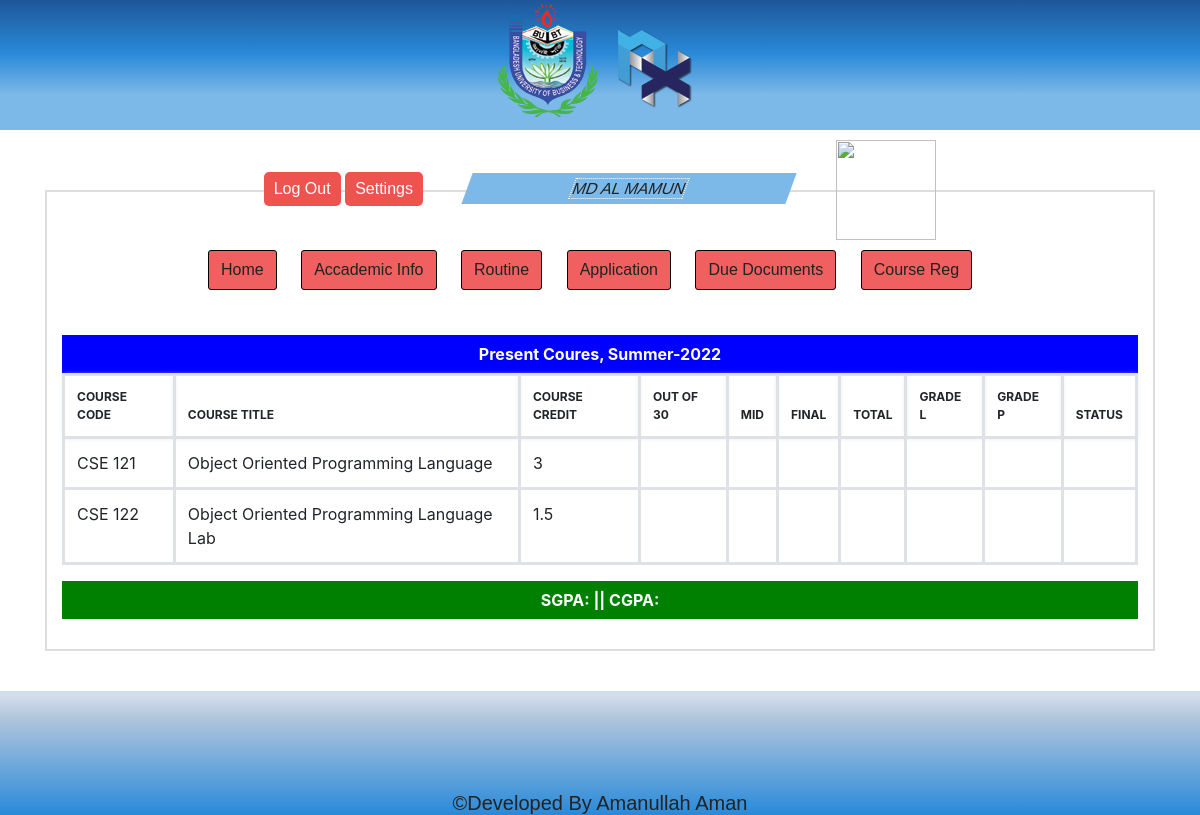
Page /student/std_present_crs.php (signed in) on the committed database.
### tables this page shows
CREATE TABLE `current_semester` (
  `semester_id` int(11) NOT NULL,
  `semester_name` varchar(255) NOT NULL,
  `semester_year` int(11) NOT NULL
);

CREATE TABLE `course_registration` (
  `course_reg_id` int(11) NOT NULL,
  `cr_student_id` varchar(255) NOT NULL,
  `cr_course_id` int(11) NOT NULL,
  `cr_dept_id` int(11) NOT NULL,
  `cr_intake_id` int(11) NOT NULL,
  `cr_section_id` int(11) NOT NULL,
  `cr_sem` varchar(255) NOT NULL
);

CREATE TABLE `courses` (
  `course_id` int(11) NOT NULL,
  `course_code` varchar(255) NOT NULL,
  `course_title` varchar(255) NOT NULL,
  `course_dept_id` int(11) DEFAULT NULL,
  `course_dept_name` varchar(255) NOT NULL,
  `course_batch_type` varchar(255) NOT NULL,
  `course_credits` double NOT NULL,
  `course_prerequisites` varchar(11) DEFAULT NULL,
  `cost_per_credit` int(11) NOT NULL,
  `course_total_cost` int(11) NOT NULL,
  `course_pdf` varchar(255) NOT NULL,
  `course_status` varchar(255) NOT NULL DEFAULT 'Running',
  `course_guiding` text
);

### student/std_present_crs.php (the view, shortened to what this page needs)
<?php include "includes/std_header.php"; ?>
<?php
global $connection;
$std_id=$_SESSION['std_id'];
$std_dept_id=$_SESSION['std_dept_id'];
$std_intake_id=$_SESSION['std_intake_id'];
$select_query = "SELECT * FROM current_semester";
$select_query_rslt = mysqli_query($connection,$select_query);
$row = mysqli_fetch_array($select_query_rslt);
$cr_sem = $row['semester_name']."-20".$row['semester_year'];
$total_credits_sgpa=0;
$grade_into_credit_total_sgpa=0;
$total_credits_cgpa=0;
$grade_into_credit_total_cgpa=0;
 ?>
<div class="section-padding anex-bg">
    <div class="header-area">
        <div class="logo-area text-center">
            <a href=""><img src="assets/img/osis_logo.png" alt=""></a>
        </div>
    </div>
    <div class="container">
        <div class="row">
            <div class="col-md-12">
                <div class="info-area-wrapper">
                    <div class="info-area-innner">
                        <div class="namebar text-center">
                            <div class="anex-btns">
                                <a href="std_logout.php" class="anex-btn log-out-btn">log out</a>
                                <a href="std_chang_password.php" class="anex-btn settings-btn">settings</a>
                            </div>
                            <div class="student-name">
                                <h3><?php echo $_SESSION['std_name']; ?></h3>
                            </div>
                            <div class="student-pic">
                                <img width="100" height="100" src="../admin/assets/tchrimages/<?php echo $_SESSION['std_image'] ?>" alt="">
                            </div>
                        </div>
                            <div class="stident-info-menu">
                                <ul class="menu-list">
                                    <li><a href="index.php">Home</a></li>
                                    <li><a href="std_eca_info.php">Accademic Info</a></li>
                                    <li><a href="std_rtn.php">Routine</a></li>
                                     <li><a href="#">Application</a></li>
                                    <li><a href="#">Due Documents</a></li>
                                    <li><a href="std_crs_reg.php">Course Reg</a></li>
                                </ul>
                            </div>
                            <div class="container">
                                 <div class="row">
                                    <div class="col-md-12">
                                        <div class="sgpa text-center" style="padding: 7px;background-color: blue;color: #ffff;font-weight: bold;"><?php echo "Present Coures, "." ".$cr_sem;?>
                                        </div>
                                        <table class="table table-bordered table-hover">
                                            <thead>
                                                <tr>
                                                    <th>Course Code</th>
                                                    <th>Course Title</th>
                                                    <th>Course Credit</th>
                                                    <th>Out Of 30</th>
                                                    <th>Mid</th>
                                                    <th>Final</th>
                                                    <th>Total</th>
                                                    <th>Grade L</th>
                                                    <th>Grade P</th>
                                                    <th>Status</th>
                                                </tr>
                                            </thead>
                                            <tbody>
                                            <?php
                                              $reg_query = "SELECT * FROM course_registration WHERE cr_student_id='$std_id' AND cr_dept_id = $std_dept_id AND cr_intake_id=$std_intake_id AND cr_sem='$cr_sem' ";
                                              $reg_query_rslt = mysqli_query($connection,$reg_query);
                                              if ($reg_query_rslt) {
                                                while($rows = mysqli_fetch_assoc($reg_query_rslt)){
                                                    $cr_course_id=$rows['cr_course_id'];
                                                      $course_query = "SELECT * FROM courses WHERE course_id=$cr_course_id";
                                                      $course_query_rslt = mysqli_query($connection,$course_query);
                                                      if ($course_query_rslt) {
                                                        $row = mysqli_fetch_array($course_query_rslt);
                                                            $course_code = $row['course_code'];
                                                            $course_title = $row['course_title'];
                                                            $course_credits = $row['course_credits'];
                                                            $std_result_query = "SELECT * FROM student_result WHERE std_id='$std_id'AND std_dept_id= $std_dept_id AND std_intake_id=$std_intake_id AND std_course_id=$cr_course_id AND std_courese_sem= '$cr_sem' ";
                                                            $std_result_query_rslt = mysqli_query($connection,$std_result_query);
                                                            if ($std_result_query_rslt) {
                                                                $result_row = mysqli_fetch_array($std_result_query_rslt);
                                                                $std_result_thirty=$result_row['std_result_thirty'];
                                                                $std_result_mid=$result_row['std_result_mid'];
                                                                $std_result_final=$result_row['std_result_final'];
                                                                $std_result_total=$result_row['std_result_total'];
                                                                $std_result_grade_latter=$result_row['std_result_grade_latter'];
                                                                $std_result_grade_point=$result_row['std_result_grade_point'];
                                                                $std_result_status=$result_row['std_result_status'];
                                                                  echo "<tr>";
                                                                  echo "<td>$course_code</td>";
                                                                  echo "<td>$course_title</td>";
                                                                  echo "<td>$course_credits</td>";
                                                                  echo "<td>$std_result_thirty</td>";
                                                                  echo "<td>$std_result_mid</td>";
                                                                  echo "<td>$std_result_final</td>";
                                                                  echo "<td>$std_result_total</td>";
                                                                  echo "<td>$std_result_grade_latter</td>";
                                                                  echo "<td>$std_result_grade_point</td>";
                                                                  echo "<td>$std_result_status</td>";
                                                                  echo "</tr>";
                                                            }else{
                                                                die("std_result_query_rslt failed ".mysqli_error($connection));
                                                            }
                                                      }else{
                                                        die("course_query_rslt failed ".mysqli_error($connection));
                                                      }
                                                }
                                              }else{
                                                 die("reg_query_rslt failed ".mysqli_error($connection));
                                              }
                                            ?>
                                                </tbody>
                                            </table>
                                            <div class="sgpa text-center" style="padding: 7px;background-color: green;color: #ffff;font-weight: bold;">
                                            <?php
                                             $select_for_sgpa_query = "SELECT * FROM course_registration WHERE cr_student_id='$std_id' AND cr_dept_id=$std_dept_id AND cr_intake_id=$std_intake_id";
                                            $select_for_sgpa_query_result = mysqli_query($connection,$select_for_sgpa_query);
                                            if ($select_for_sgpa_query_result) {
                                                if (mysqli_num_rows($select_for_sgpa_query_result)>0) {
                                                    while($rows=mysqli_fetch_assoc($select_for_sgpa_query_result)){
                                                        $cr_course_id=$rows['cr_course_id'];
                                                        $select_result_query = "SELECT * FROM student_result WHERE std_id='$std_id' AND std_dept_id=$std_dept_id AND std_intake_id=$std_intake_id AND std_result_status='Passed' AND std_course_id= $cr_course_id ";
                                                        $select_result_query_result = mysqli_query($connection,$select_result_query);
                                                        if ($select_result_query_result) {
                                                            if (mysqli_num_rows($select_result_query_result)>0) {
                                                                $course_row = mysqli_fetch_array($select_result_query_result);
                                                               $std_result_grade_point_cgpa=$course_row['std_result_grade_point'];
                                                                $select_courses_query = "SELECT * FROM courses WHERE course_id=$cr_course_id";
                                                                $select_courses_query_result = mysqli_query($connection,$select_courses_query);
                                                                if ($select_courses_query_result) {
                                                                    if (mysqli_num_rows($select_courses_query_result)==1) {
                                                                        $course_row = mysqli_fetch_array($select_courses_query_result);
                                                                        $course_credits=$course_row['course_credits'];
                                                                       $grade_into_credit_cgpa = $course_credits*$std_result_grade_point_cgpa;
                                                                       $grade_into_credit_total_cgpa += $grade_into_credit_cgpa;
                                                                       $total_credits_cgpa +=$course_credits;
                                                                    }else{
                                                                        echo "course does not exist.";
                                                                    }
                                                                }else{
                                                                    die("select_courses_query_result failed ".mysqli_error($connection));
                                                                }
                                                            }
                                                        }else{
                                                            die("select_result_query_result failed ".mysqli_error($connection));
                                                        }
                                                    }
                                                }
                                            }else{
                                              die("select_for_sgpa_query_result failed ".mysqli_error($connection));
                                            }
                                            if ($total_credits_sgpa==0 OR $total_credits_cgpa==0) {
                                                echo "SGPA: "."    ||   ". " CGPA: ";
                                            }else{
                                              echo "SGPA: ". number_format($grade_into_credit_total_sgpa/$total_credits_sgpa,2)."    ||   ". " CGPA: ".number_format($grade_into_credit_total_cgpa/$total_credits_cgpa,2);
                                            }
                                            ?>
                                            </div>
                                    </div>
                                </div>
                            </div>
                    </div>
                </div>
            </div>
        </div>
    </div>
</div>
<?php include "includes/std_footer.php"; ?>

### student/style.css (style rules this page uses)
.header-area { background: background: rgb(30, 87, 153); background: -moz-linear-gradient(top, rgba(30, 87, 153, 1) 0%, rgba(41, 137, 216, 1) 41%, rgba(125, 185, 232, 1) 73%); background: -webkit-linear-gradient(top, rgba(30, 87, 153, 1) 0%, rgba(41, 137, 216, 1) 41%, rgba(125, 185, 232, 1) 73%); background: linear-gradient(to bottom, rgba(30, 87, 153, 1) 0%, rgba(41, 137, 216, 1) 41%, rgba(125, 185, 232, 1) 73%); filter: progid:DXImageTransform.Microsoft.gradient( startColorstr='#1e5799', endColorstr='#7db9e8', GradientType=0); }
.namebar { margin-top: -82px; }
.anex-btns { display: inline-block; margin-right: 40px; }
.anex-btn { font-size: 16px; color: #fff; text-transform: capitalize; background: #EF5350; padding: 5px 10px; display: inline-block; border-radius: 5px; }
.student-pic { display: inline-block; }
.student-name { color: #8B1111; text-transform: capitalize; background: #7DB9E8; display: inline-block; transform: skewX(-20deg); padding: 0 100px; margin-right: 40px; }
.student-name h3 { font-size: 16px; border: 1px dotted #fff; margin: 5px; }
.info-area-wrapper { border: 2px solid #ddd; display: table; width: 100%; height: 100%; margin-top: 60px; }
.info-area-innner { display: table-cell; vertical-align: middle; }
.table th { text-transform: uppercase; border: 3px solid #dee2e6; font-size: 12px; box-shadow: 0 0 5px #dee2e6; }
.table-bordered td { border: 3px solid #dee2e6; }
.menu-list li { display: inline-block; font-size: 16px; text-transform: capitalize; border: 1px solid #000; border-radius: 3px; padding: 7px 12px; transition: .3s; margin-top: 10px; margin-right: 20px; background: #F06060; }
.menu-list li a { display: block; color: #222; }
ul.menu-list { text-align: center; margin-bottom: 45px; }
* { margin: 0; padding: 0; }
ol, ul { list-style: none; }
a, a:hover { text-decoration: none; font-family: 'Francois One', sans-serif; font-weight: 400; }
h1, h2, h3, h4, h5, h6, p, ol, ul, li, img, address, figure, figcaption { margin-top: 0; margin-bottom: 0; }
h3 { font-size: 16px; color: #232323; text-transform: uppercase; font-family: 'Francois One', sans-serif; font-weight: 400; }
img { max-width: 100%; }

### rows in the picture
current_semester: cr_sem "Summer-2022"
course_registration: courses.course_code "CSE 121", courses.course_title "Object Oriented Programming Language", courses.course_credits "3"
course_registration: courses.course_code "CSE 122", courses.course_title "Object Oriented Programming Language Lab", courses.course_credits "1.5"

### other values in the picture
$_SESSION['std_name'] "MD AL MAMUN"
